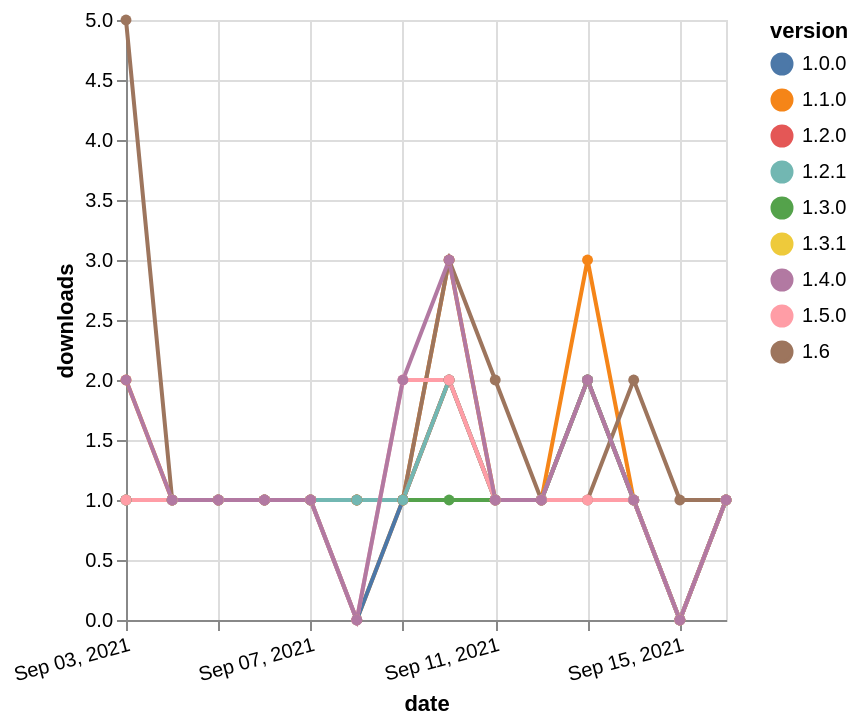

Vega-Lite specification for this chart:
### Vega-Lite specification from a JSON file in a GitHub repository (floating-point values rounded to 4 significant figures)
{"$schema": "https://vega.github.io/schema/vega-lite/v5.json", "description": "A simple bar chart with embedded data.", "data": {"values": [{"date": "2021-09-03", "total": 300, "delta": 2, "version": "1.1.0"}, {"date": "2021-09-04", "total": 301, "delta": 1, "version": "1.1.0"}, {"date": "2021-09-05", "total": 302, "delta": 1, "version": "1.1.0"}, {"date": "2021-09-06", "total": 303, "delta": 1, "version": "1.1.0"}, {"date": "2021-09-07", "total": 304, "delta": 1, "version": "1.1.0"}, {"date": "2021-09-08", "total": 304, "delta": 0, "version": "1.1.0"}, {"date": "2021-09-09", "total": 305, "delta": 1, "version": "1.1.0"}, {"date": "2021-09-10", "total": 308, "delta": 3, "version": "1.1.0"}, {"date": "2021-09-11", "total": 309, "delta": 1, "version": "1.1.0"}, {"date": "2021-09-12", "total": 310, "delta": 1, "version": "1.1.0"}, {"date": "2021-09-13", "total": 313, "delta": 3, "version": "1.1.0"}, {"date": "2021-09-14", "total": 314, "delta": 1, "version": "1.1.0"}, {"date": "2021-09-15", "total": 314, "delta": 0, "version": "1.1.0"}, {"date": "2021-09-16", "total": 315, "delta": 1, "version": "1.1.0"}, {"date": "2021-09-03", "total": 192, "delta": 5, "version": "1.6"}, {"date": "2021-09-04", "total": 193, "delta": 1, "version": "1.6"}, {"date": "2021-09-05", "total": 194, "delta": 1, "version": "1.6"}, {"date": "2021-09-06", "total": 195, "delta": 1, "version": "1.6"}, {"date": "2021-09-07", "total": 196, "delta": 1, "version": "1.6"}, {"date": "2021-09-08", "total": 197, "delta": 1, "version": "1.6"}, {"date": "2021-09-09", "total": 198, "delta": 1, "version": "1.6"}, {"date": "2021-09-10", "total": 201, "delta": 3, "version": "1.6"}, {"date": "2021-09-11", "total": 203, "delta": 2, "version": "1.6"}, {"date": "2021-09-12", "total": 204, "delta": 1, "version": "1.6"}, {"date": "2021-09-13", "total": 205, "delta": 1, "version": "1.6"}, {"date": "2021-09-14", "total": 207, "delta": 2, "version": "1.6"}, {"date": "2021-09-15", "total": 208, "delta": 1, "version": "1.6"}, {"date": "2021-09-16", "total": 209, "delta": 1, "version": "1.6"}, {"date": "2021-09-03", "total": 152, "delta": 1, "version": "1.3.0"}, {"date": "2021-09-04", "total": 153, "delta": 1, "version": "1.3.0"}, {"date": "2021-09-05", "total": 154, "delta": 1, "version": "1.3.0"}, {"date": "2021-09-06", "total": 155, "delta": 1, "version": "1.3.0"}, {"date": "2021-09-07", "total": 156, "delta": 1, "version": "1.3.0"}, {"date": "2021-09-08", "total": 157, "delta": 1, "version": "1.3.0"}, {"date": "2021-09-09", "total": 158, "delta": 1, "version": "1.3.0"}, {"date": "2021-09-10", "total": 159, "delta": 1, "version": "1.3.0"}, {"date": "2021-09-11", "total": 160, "delta": 1, "version": "1.3.0"}, {"date": "2021-09-12", "total": 161, "delta": 1, "version": "1.3.0"}, {"date": "2021-09-13", "total": 163, "delta": 2, "version": "1.3.0"}, {"date": "2021-09-14", "total": 164, "delta": 1, "version": "1.3.0"}, {"date": "2021-09-15", "total": 164, "delta": 0, "version": "1.3.0"}, {"date": "2021-09-16", "total": 165, "delta": 1, "version": "1.3.0"}, {"date": "2021-09-03", "total": 187, "delta": 1, "version": "1.0.0"}, {"date": "2021-09-04", "total": 188, "delta": 1, "version": "1.0.0"}, {"date": "2021-09-05", "total": 189, "delta": 1, "version": "1.0.0"}, {"date": "2021-09-06", "total": 190, "delta": 1, "version": "1.0.0"}, {"date": "2021-09-07", "total": 191, "delta": 1, "version": "1.0.0"}, {"date": "2021-09-08", "total": 191, "delta": 0, "version": "1.0.0"}, {"date": "2021-09-09", "total": 192, "delta": 1, "version": "1.0.0"}, {"date": "2021-09-10", "total": 194, "delta": 2, "version": "1.0.0"}, {"date": "2021-09-11", "total": 195, "delta": 1, "version": "1.0.0"}, {"date": "2021-09-12", "total": 196, "delta": 1, "version": "1.0.0"}, {"date": "2021-09-13", "total": 198, "delta": 2, "version": "1.0.0"}, {"date": "2021-09-14", "total": 199, "delta": 1, "version": "1.0.0"}, {"date": "2021-09-15", "total": 199, "delta": 0, "version": "1.0.0"}, {"date": "2021-09-16", "total": 200, "delta": 1, "version": "1.0.0"}, {"date": "2021-09-03", "total": 162, "delta": 1, "version": "1.3.1"}, {"date": "2021-09-04", "total": 163, "delta": 1, "version": "1.3.1"}, {"date": "2021-09-05", "total": 164, "delta": 1, "version": "1.3.1"}, {"date": "2021-09-06", "total": 165, "delta": 1, "version": "1.3.1"}, {"date": "2021-09-07", "total": 166, "delta": 1, "version": "1.3.1"}, {"date": "2021-09-08", "total": 167, "delta": 1, "version": "1.3.1"}, {"date": "2021-09-09", "total": 168, "delta": 1, "version": "1.3.1"}, {"date": "2021-09-10", "total": 170, "delta": 2, "version": "1.3.1"}, {"date": "2021-09-11", "total": 171, "delta": 1, "version": "1.3.1"}, {"date": "2021-09-12", "total": 172, "delta": 1, "version": "1.3.1"}, {"date": "2021-09-13", "total": 174, "delta": 2, "version": "1.3.1"}, {"date": "2021-09-14", "total": 175, "delta": 1, "version": "1.3.1"}, {"date": "2021-09-15", "total": 175, "delta": 0, "version": "1.3.1"}, {"date": "2021-09-16", "total": 176, "delta": 1, "version": "1.3.1"}, {"date": "2021-09-03", "total": 152, "delta": 1, "version": "1.2.0"}, {"date": "2021-09-04", "total": 153, "delta": 1, "version": "1.2.0"}, {"date": "2021-09-05", "total": 154, "delta": 1, "version": "1.2.0"}, {"date": "2021-09-06", "total": 155, "delta": 1, "version": "1.2.0"}, {"date": "2021-09-07", "total": 156, "delta": 1, "version": "1.2.0"}, {"date": "2021-09-08", "total": 157, "delta": 1, "version": "1.2.0"}, {"date": "2021-09-09", "total": 158, "delta": 1, "version": "1.2.0"}, {"date": "2021-09-10", "total": 160, "delta": 2, "version": "1.2.0"}, {"date": "2021-09-11", "total": 161, "delta": 1, "version": "1.2.0"}, {"date": "2021-09-12", "total": 162, "delta": 1, "version": "1.2.0"}, {"date": "2021-09-13", "total": 164, "delta": 2, "version": "1.2.0"}, {"date": "2021-09-14", "total": 165, "delta": 1, "version": "1.2.0"}, {"date": "2021-09-15", "total": 165, "delta": 0, "version": "1.2.0"}, {"date": "2021-09-16", "total": 166, "delta": 1, "version": "1.2.0"}, {"date": "2021-09-03", "total": 150, "delta": 1, "version": "1.2.1"}, {"date": "2021-09-04", "total": 151, "delta": 1, "version": "1.2.1"}, {"date": "2021-09-05", "total": 152, "delta": 1, "version": "1.2.1"}, {"date": "2021-09-06", "total": 153, "delta": 1, "version": "1.2.1"}, {"date": "2021-09-07", "total": 154, "delta": 1, "version": "1.2.1"}, {"date": "2021-09-08", "total": 155, "delta": 1, "version": "1.2.1"}, {"date": "2021-09-09", "total": 156, "delta": 1, "version": "1.2.1"}, {"date": "2021-09-10", "total": 158, "delta": 2, "version": "1.2.1"}, {"date": "2021-09-11", "total": 159, "delta": 1, "version": "1.2.1"}, {"date": "2021-09-12", "total": 160, "delta": 1, "version": "1.2.1"}, {"date": "2021-09-13", "total": 162, "delta": 2, "version": "1.2.1"}, {"date": "2021-09-14", "total": 163, "delta": 1, "version": "1.2.1"}, {"date": "2021-09-15", "total": 163, "delta": 0, "version": "1.2.1"}, {"date": "2021-09-16", "total": 164, "delta": 1, "version": "1.2.1"}, {"date": "2021-09-03", "total": 197, "delta": 1, "version": "1.5.0"}, {"date": "2021-09-04", "total": 198, "delta": 1, "version": "1.5.0"}, {"date": "2021-09-05", "total": 199, "delta": 1, "version": "1.5.0"}, {"date": "2021-09-06", "total": 200, "delta": 1, "version": "1.5.0"}, {"date": "2021-09-07", "total": 201, "delta": 1, "version": "1.5.0"}, {"date": "2021-09-08", "total": 201, "delta": 0, "version": "1.5.0"}, {"date": "2021-09-09", "total": 203, "delta": 2, "version": "1.5.0"}, {"date": "2021-09-10", "total": 205, "delta": 2, "version": "1.5.0"}, {"date": "2021-09-11", "total": 206, "delta": 1, "version": "1.5.0"}, {"date": "2021-09-12", "total": 207, "delta": 1, "version": "1.5.0"}, {"date": "2021-09-13", "total": 208, "delta": 1, "version": "1.5.0"}, {"date": "2021-09-14", "total": 209, "delta": 1, "version": "1.5.0"}, {"date": "2021-09-15", "total": 209, "delta": 0, "version": "1.5.0"}, {"date": "2021-09-16", "total": 210, "delta": 1, "version": "1.5.0"}, {"date": "2021-09-03", "total": 213, "delta": 2, "version": "1.4.0"}, {"date": "2021-09-04", "total": 214, "delta": 1, "version": "1.4.0"}, {"date": "2021-09-05", "total": 215, "delta": 1, "version": "1.4.0"}, {"date": "2021-09-06", "total": 216, "delta": 1, "version": "1.4.0"}, {"date": "2021-09-07", "total": 217, "delta": 1, "version": "1.4.0"}, {"date": "2021-09-08", "total": 217, "delta": 0, "version": "1.4.0"}, {"date": "2021-09-09", "total": 219, "delta": 2, "version": "1.4.0"}, {"date": "2021-09-10", "total": 222, "delta": 3, "version": "1.4.0"}, {"date": "2021-09-11", "total": 223, "delta": 1, "version": "1.4.0"}, {"date": "2021-09-12", "total": 224, "delta": 1, "version": "1.4.0"}, {"date": "2021-09-13", "total": 226, "delta": 2, "version": "1.4.0"}, {"date": "2021-09-14", "total": 227, "delta": 1, "version": "1.4.0"}, {"date": "2021-09-15", "total": 227, "delta": 0, "version": "1.4.0"}, {"date": "2021-09-16", "total": 228, "delta": 1, "version": "1.4.0"}]}, "width": "container", "mark": {"type": "line", "point": {"filled": true}}, "encoding": {"x": {"field": "date", "type": "temporal", "timeUnit": "yearmonthdate", "title": "date", "axis": {"labelAngle": -15}}, "y": {"field": "delta", "type": "quantitative", "title": "downloads"}, "color": {"field": "version", "type": "nominal"}, "tooltip": {"field": "delta"}}}
